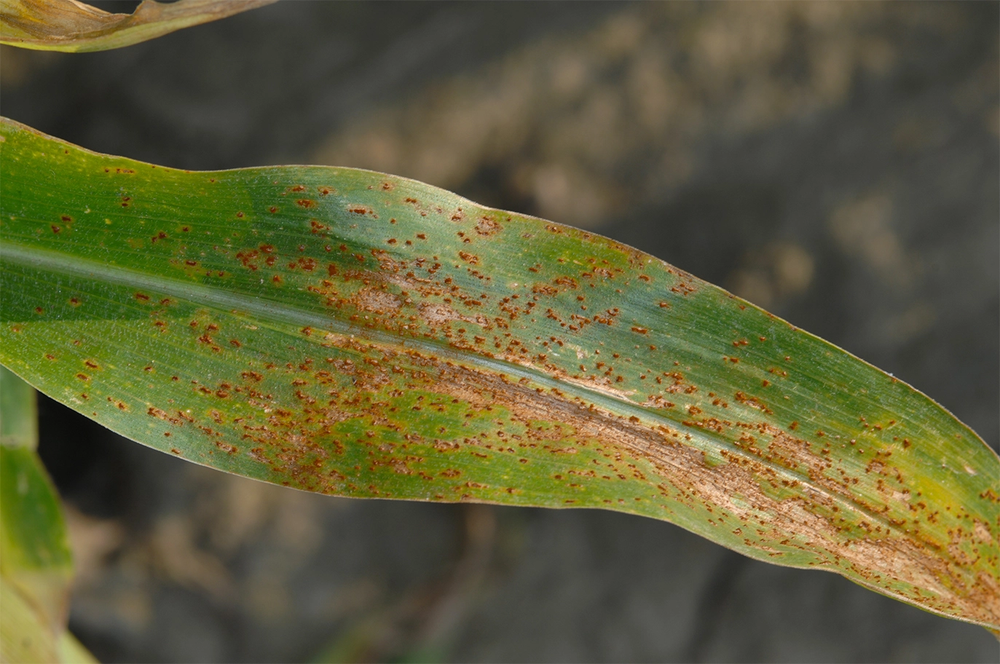
#> input picture dataset/malades/m1.png, 1000 x 664 px, shrunk from 1373 x 912 before the run; its folder holds only this picture in this run
$ python -i feature_extractor.py   (imports and definitions only)   (older library calls are emulated)
#> lines starting #> are read from the running program, lines starting #| are printed output that depends on the picture; after the words box and inside, x2 and y2 are one past the last pixel; in counts of white or black regions, pixels touching at a corner belong together
"""
Ce fichier fait partie de la couche 'Model' dans l'architecture MVC.
Sa responsabilité unique (SOC) est de traiter les images (données brutes)
et d'en extraire des caractéristiques mathématiques (features) pour notre algorithme.
Aucun affichage (print ou interface graphique) ne doit se faire ici.
"""

# Importation des bibliothèques nécessaires
import os          # Permet de naviguer dans les dossiers et lister les fichiers
import cv2         # OpenCV : bibliothèque de traitement d'images
import numpy as np # NumPy : bibliothèque de calcul mathématique (tableaux, matrices)
import pandas as pd # Pandas : bibliothèque de manipulation de données (tableaux, CSV)
from skimage.measure import shannon_entropy # skimage : scikit-image pour calculer l'entropie

# [25 lines left out: function charger_image, not called in this run]

def extraire_pct_rouille(image):
    """
    Étape 1.2 — Calcule le pourcentage de pixels de couleur "rouille" dans l'image.

    Explication :
    Nous convertissons l'image au format HSV (Hue, Saturation, Value).
    L'espace HSV sépare la teinte (la couleur pure) de l'éclairage,
    ce qui le rend très efficace pour isoler une couleur spécifique.
    Ici, nous créons des 'masques' pour isoler l'orange et le marron.
    """
    # Conversion de l'image RGB vers l'espace colorimétrique HSV
    image_hsv = cv2.cvtColor(image, cv2.COLOR_RGB2HSV)
#> image_hsv: shape (664, 1000, 3); mean H, S, V 29.7, 95.6, 101.3

    # Plage 1 : Couleur orangée
    # En OpenCV, H (Hue) va de 0 à 179. S et V vont de 0 à 255.
    borne_basse_orange = np.array([10, 50, 50])
    borne_haute_orange = np.array([25, 255, 255])

    # Création d'un masque binaire (1=orange, 0=autre couleur)
    masque_orange = cv2.inRange(image_hsv, borne_basse_orange, borne_haute_orange)
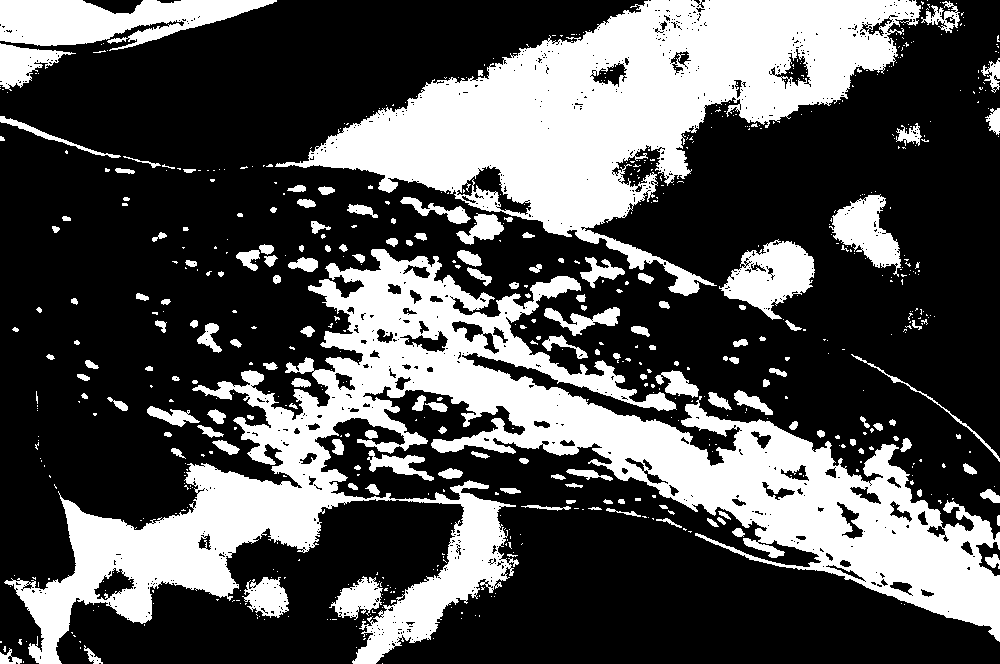
#> masque_orange: shape (664, 1000); 32.6% white; 690 white regions (532 under 20 px), largest, box (x1, y1, x2, y2) and area: (4, 249, 1000, 664) 107698, (275, 0, 921, 296) 69310, (0, 0, 277, 51) 8388

    # Plage 2 : Couleur brun/marron
    borne_basse_marron = np.array([5, 40, 30])
    borne_haute_marron = np.array([15, 255, 255])

    # Création du deuxième masque binaire
    masque_marron = cv2.inRange(image_hsv, borne_basse_marron, borne_haute_marron)
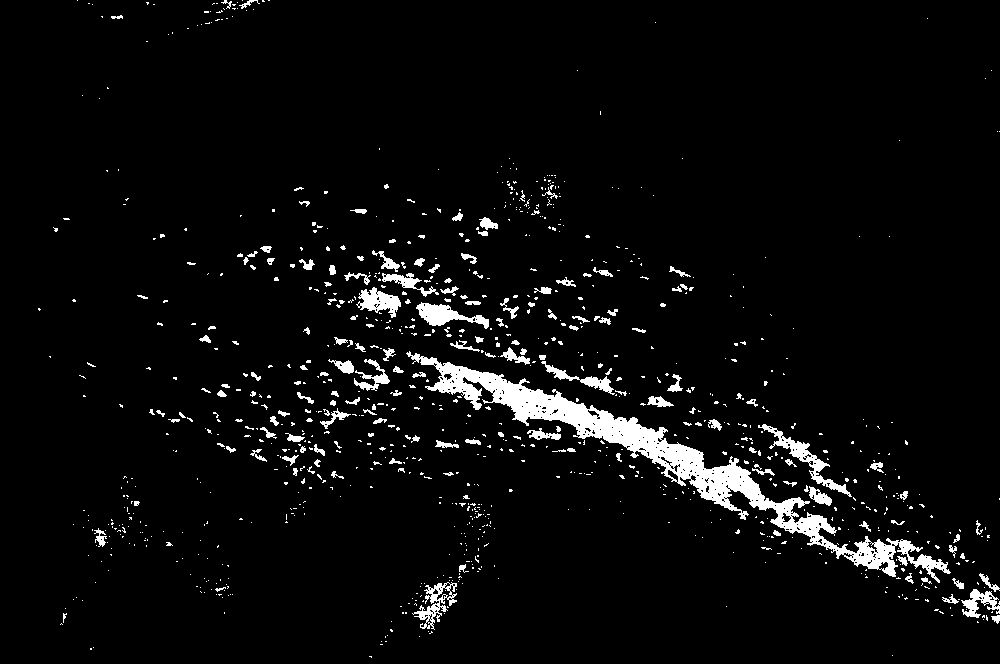
#> masque_marron: shape (664, 1000); 4.5% white; 1000 white regions (842 under 20 px), largest, box (x1, y1, x2, y2) and area: (406, 351, 951, 583) 12954, (758, 424, 852, 497) 1028, (416, 302, 489, 329) 840

    # Fusion des deux masques (soit c'est orange, soit c'est marron)
    # L'opération bitwise_or prend le pixel actif si l'un ou l'autre masque est actif
    masque_fusion = cv2.bitwise_or(masque_orange, masque_marron)
#> masque_fusion: shape (664, 1000); 32.6% white; 722 white regions (563 under 20 px), largest, box (x1, y1, x2, y2) and area: (4, 249, 1000, 664) 107759, (275, 0, 921, 296) 69327, (0, 0, 277, 51) 8390

    # Compter le nombre de pixels blancs dans notre masque fusionné
    pixels_rouille = np.count_nonzero(masque_fusion)
#> pixels_rouille = 216334

    # Compter le nombre total de pixels dans l'image (hauteur * largeur)
    total_pixels = image.shape[0] * image.shape[1]
#> total_pixels = 664000

    # Calcul du ratio (pourcentage entre 0 et 1)
    pct_rouille = pixels_rouille / total_pixels
#> pct_rouille = 0.326

    return float(pct_rouille)

# [126 lines left out: functions extraire_rugosite, extraire_entropie_texture, extraire_features_image, construire_dataframe, not called in this run]

>>> import cv2
>>> picture = cv2.cvtColor(cv2.imread('../../dataset/malades/m1.png'), cv2.COLOR_BGR2RGB)
>>> result = extraire_pct_rouille(picture)
#> result = 0.326

$ run again, on dataset/malades/m10.png
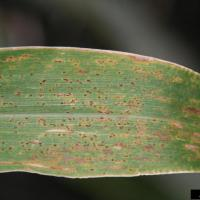
#> input picture dataset/malades/m10.png, 200 x 200 px
#> image_hsv: shape (200, 200, 3); mean H, S, V 33.3, 73.6, 109
#> in extraire_pct_rouille, `masque_orange = cv2.inRange(image_hsv, borne_basse_orange, borne_haute..`:
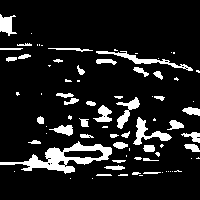
#> masque_orange: shape (200, 200); 11.7% white; 81 white regions (41 under 20 px), largest, box (x1, y1, x2, y2) and area: (0, 141, 112, 174) 1211, (96, 51, 193, 71) 374, (133, 117, 172, 145) 352
#> masque_marron: shape (200, 200); 2.4% white; 32 white regions (26 under 20 px), largest, box (x1, y1, x2, y2) and area: (8, 14, 46, 38) 435, (116, 49, 160, 61) 136, (13, 42, 45, 49) 115, (168, 60, 186, 66) 32, (191, 110, 200, 114) 23, (76, 158, 85, 163) 23
#> in extraire_pct_rouille, `masque_fusion = cv2.bitwise_or(masque_orange, masque_marron)`:
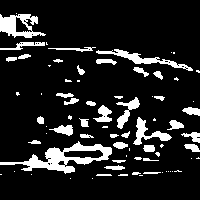
#> masque_fusion: shape (200, 200); 13% white; 77 white regions (38 under 20 px), largest, box (x1, y1, x2, y2) and area: (0, 141, 112, 174) 1211, (0, 14, 46, 38) 579, (96, 49, 193, 71) 476
#> pixels_rouille = 5217
#> pct_rouille = 0.13

$ run again, on dataset/malades/m2.png
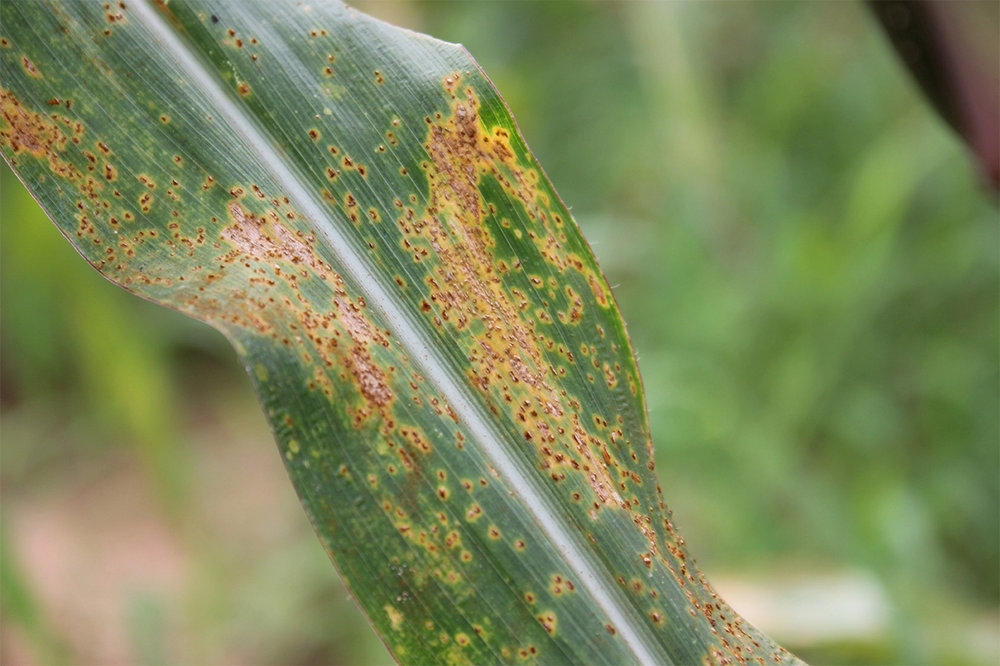
#> input picture dataset/malades/m2.png, 1000 x 666 px, shrunk from 1244 x 829 before the run
#> image_hsv: shape (666, 1000, 3); mean H, S, V 39.6, 96.1, 142
#> in extraire_pct_rouille, `masque_orange = cv2.inRange(image_hsv, borne_basse_orange, borne_haute..`:
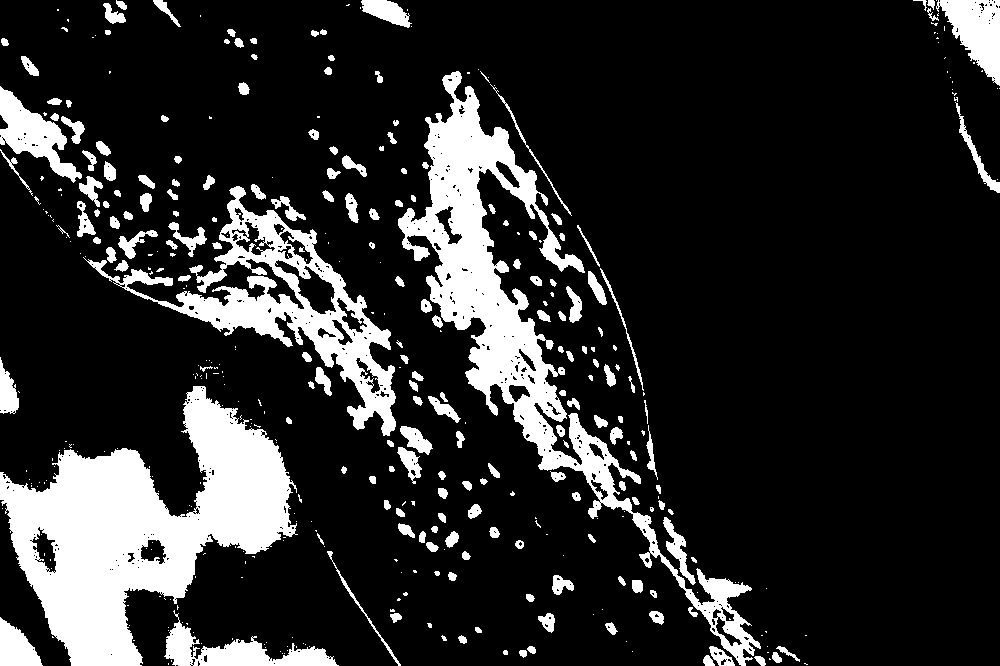
#> masque_orange: shape (666, 1000); 17% white; 415 white regions (225 under 20 px), largest, box (x1, y1, x2, y2) and area: (0, 386, 298, 666) 37919, (398, 71, 761, 666) 29416, (83, 186, 396, 436) 15439
#> masque_marron: shape (666, 1000); 5.5% white; 657 white regions (522 under 20 px), largest, box (x1, y1, x2, y2) and area: (21, 484, 180, 666) 12467, (916, 0, 1000, 189) 4024, (221, 203, 329, 279) 2422
#> in extraire_pct_rouille, `masque_fusion = cv2.bitwise_or(masque_orange, masque_marron)`:
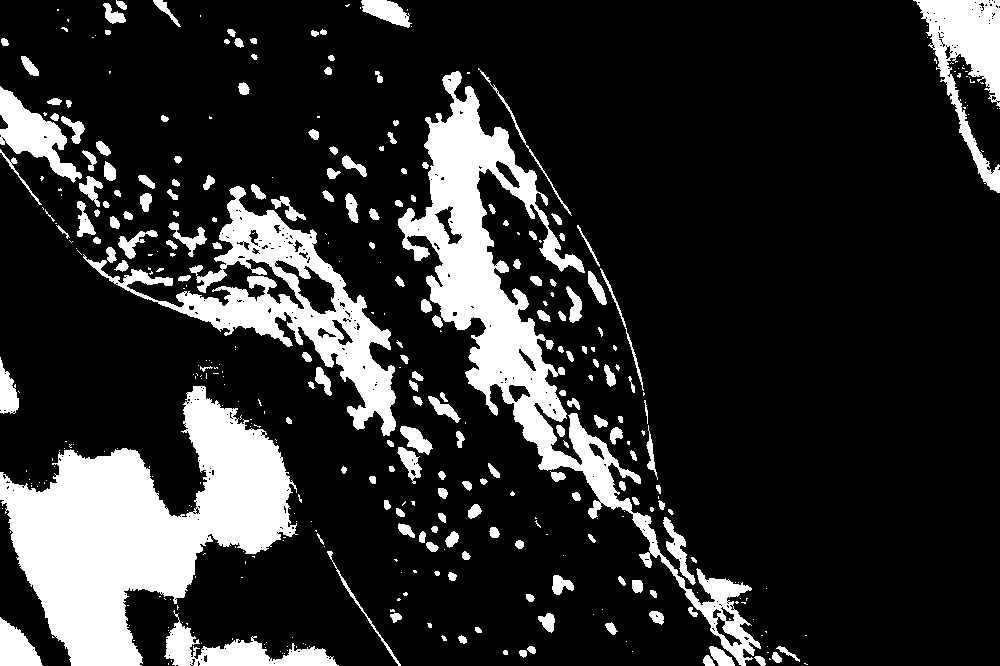
#> masque_fusion: shape (666, 1000); 17.9% white; 401 white regions (216 under 20 px), largest, box (x1, y1, x2, y2) and area: (0, 386, 298, 666) 38918, (398, 71, 761, 666) 30024, (83, 186, 396, 436) 16826
#> pixels_rouille = 119293
#> pct_rouille = 0.179

$ run again, on dataset/malades/m3.png
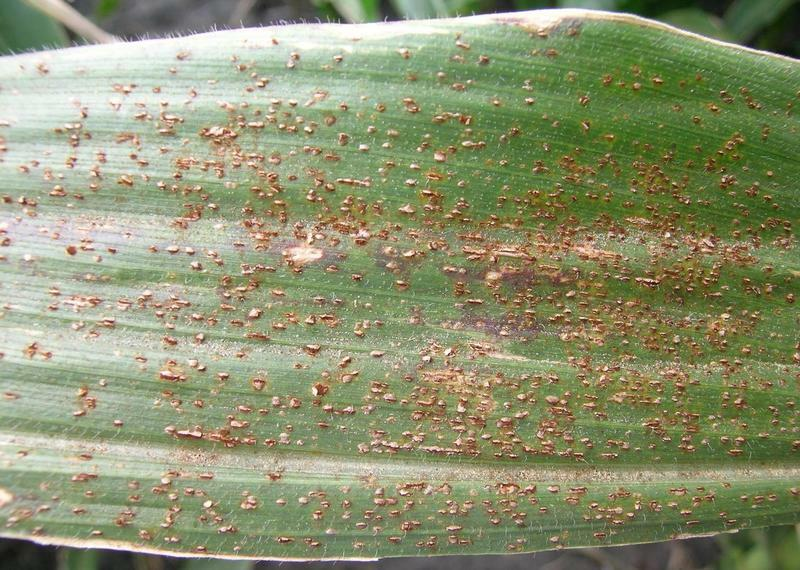
#> input picture dataset/malades/m3.png, 800 x 570 px
#> image_hsv: shape (570, 800, 3); mean H, S, V 38.7, 77.5, 152.2
#> in extraire_pct_rouille, `masque_orange = cv2.inRange(image_hsv, borne_basse_orange, borne_haute..`:
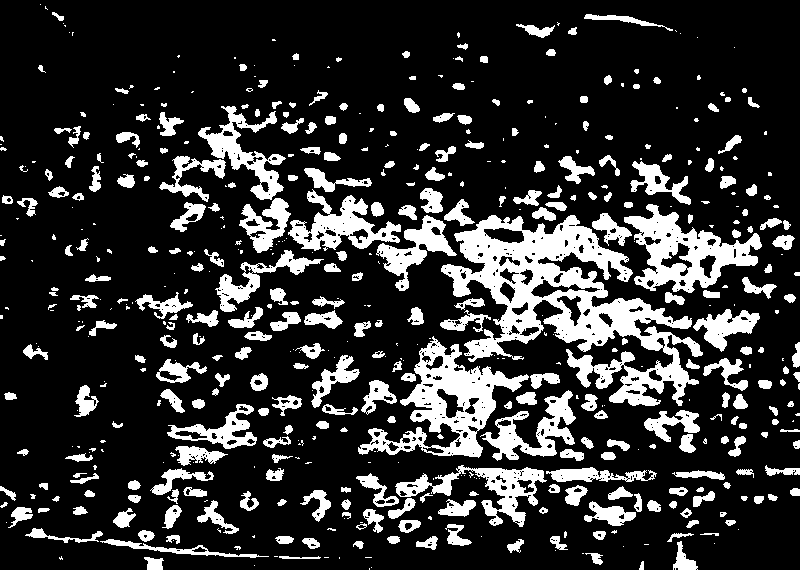
#> masque_orange: shape (570, 800); 19.7% white; 548 white regions (232 under 20 px), largest, box (x1, y1, x2, y2) and area: (441, 215, 703, 406) 17911, (358, 336, 529, 458) 6591, (624, 204, 762, 293) 5045
#> masque_marron: shape (570, 800); 7.3% white; 683 white regions (327 under 20 px), largest, box (x1, y1, x2, y2) and area: (462, 242, 536, 290) 1545, (280, 222, 329, 272) 1053, (451, 312, 541, 344) 1018
#> in extraire_pct_rouille, `masque_fusion = cv2.bitwise_or(masque_orange, masque_marron)`:
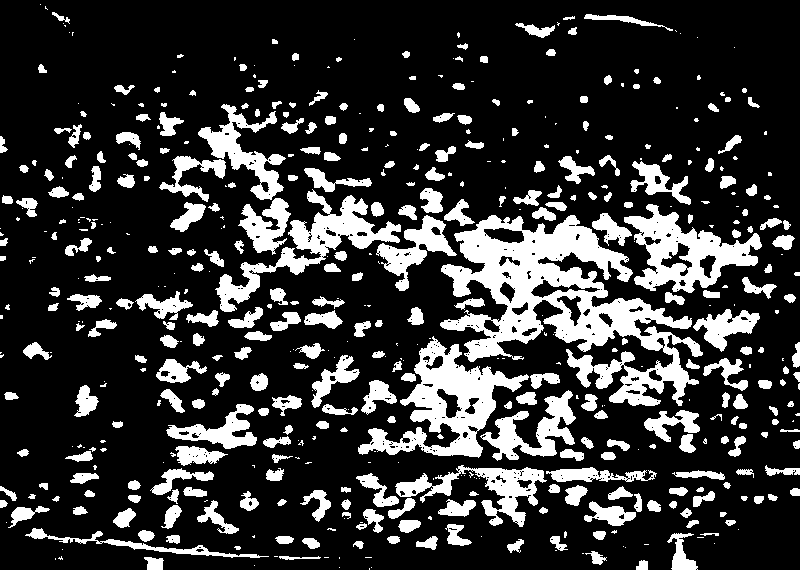
#> masque_fusion: shape (570, 800); 21.2% white; 530 white regions (207 under 20 px), largest, box (x1, y1, x2, y2) and area: (440, 215, 703, 406) 19191, (358, 336, 529, 458) 7049, (624, 204, 762, 293) 5168
#> pixels_rouille = 96699
#> pct_rouille = 0.212
